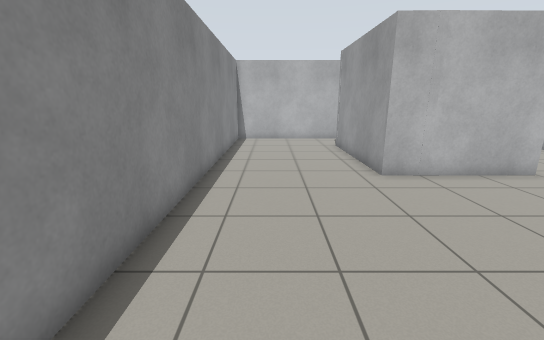
view 1 (above)

12 first-person views from a walk through a robot-simulator world made for Gazebo. The camera is 1.2 m above the floor, tilts 14° down and sees 90° across. The floor is counted in squares, 0.5 m on a side. Each view is taken from the middle of a square. On the plan, view 1 faces up. The plan holds only what a view shows up to about 17 squares ahead; the rest is blank.

view 2
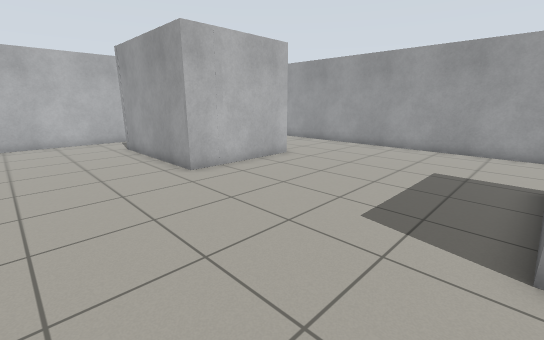

view 3
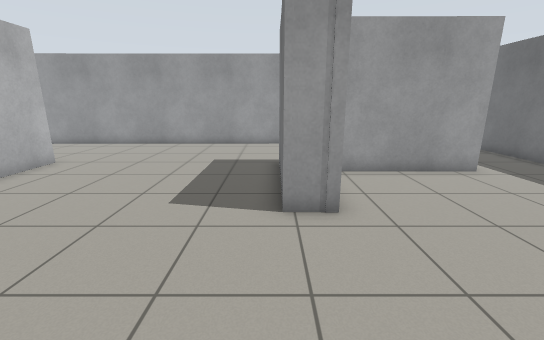

view 4
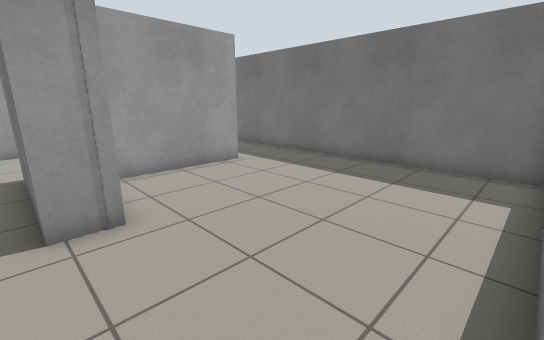

view 5
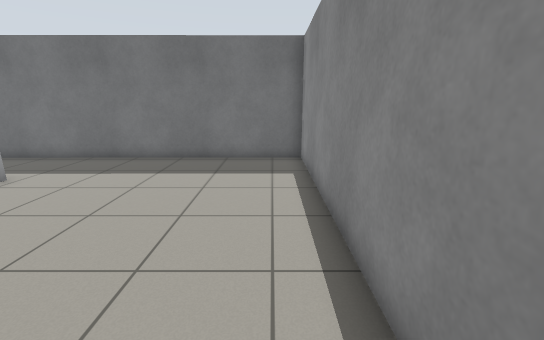

view 6
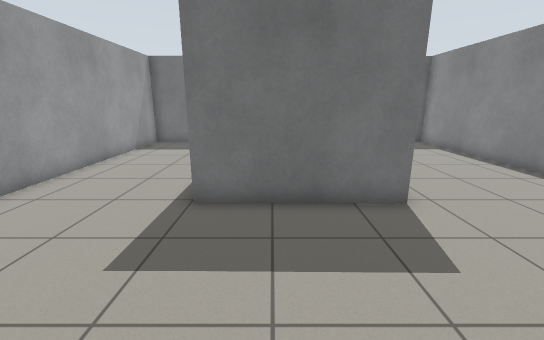

view 7
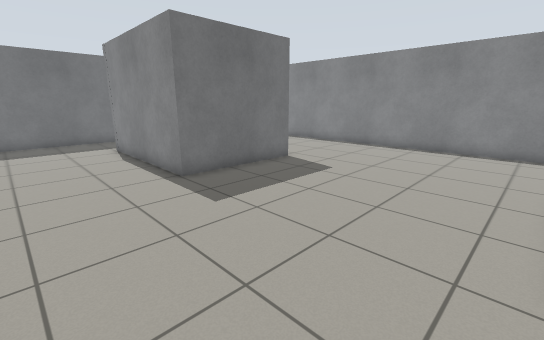

view 8
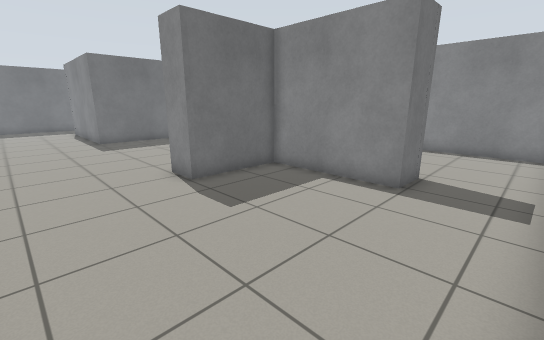

view 9
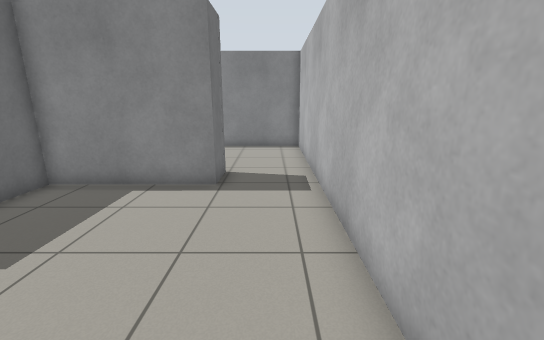

view 10
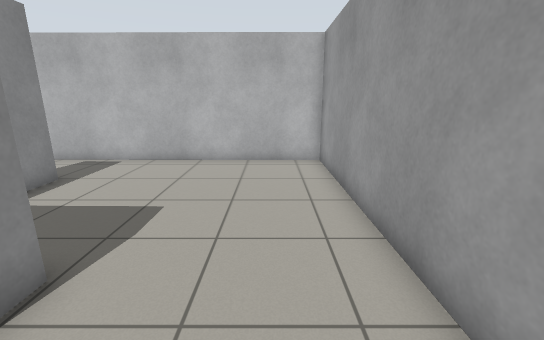

view 11
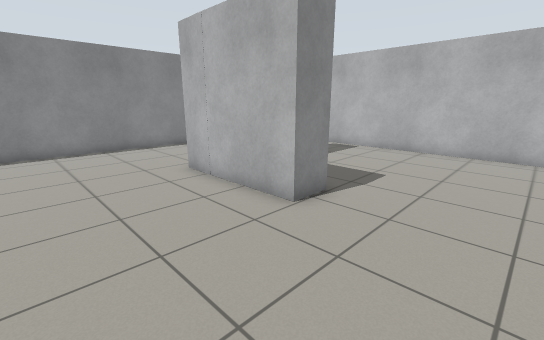

view 12
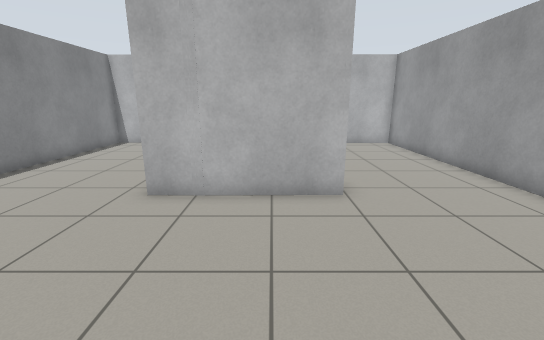

### Floor plan
Ten units are one square. View 1 is at (0, 0); x grows to the right and y downward. Boxes are objects, and circles mark ways between rooms. Rooms are numbered by the first view taken in them; rooms with no view inside come last. Other rooms are left out.
<svg viewBox="-28 -190 175 304">
<path fill="none" stroke="#000" d="M37 16 37 2 89 3 89 74M89 -89 37 -88 37 -154M74 73 74 25M34 -185 -23 -185 -23 109 142 108 141 -84M37 -154 52 -153 52 -103 89 -103 89 -89M141 -84 140 -184 34 -185"/>
<circle cx="115" cy="-95" r="3" fill="#2a7"/>
<circle cx="45" cy="-170" r="3" fill="#2a7"/>
<text x="50" y="-20">1</text>
<text x="90" y="-140">2</text>
</svg>
Room 1 opens to room 2.

Where each view was taken, in squares from view 1:
view 1: 0 up, 0 right, facing up
view 2: 0 up, 1 left, facing up-right
view 3: 0 up, 2 left, facing right
view 4: 0 up, 2 left, facing down-right
view 5: 1 up, 1 left, facing down
view 6: 6 up, 7 right, facing down
view 7: 8 up, 13 right, facing down-left
view 8: 18 up, 13 right, facing down-left
view 9: 17 up, 13 right, facing left
view 10: 7 up, 12 right, facing up
view 11: 4 up, 13 right, facing up-left
view 12: 2 up, 7 right, facing up
